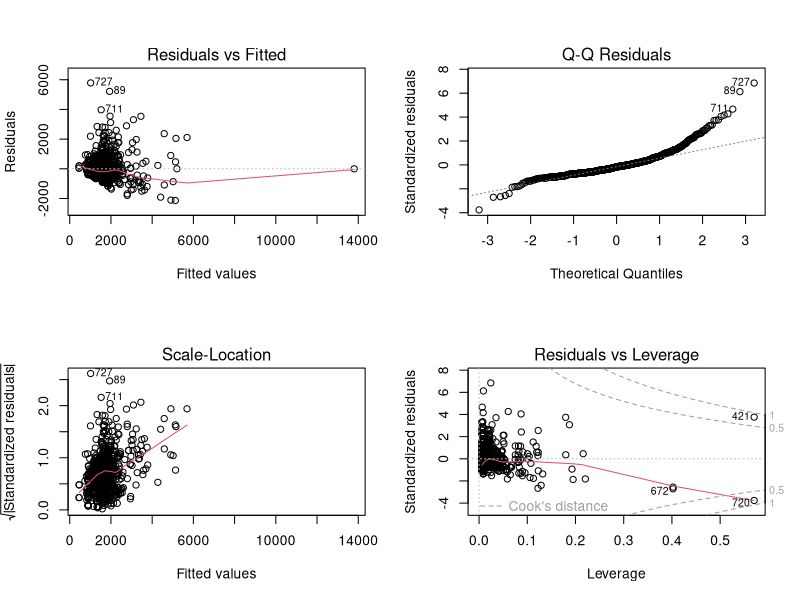
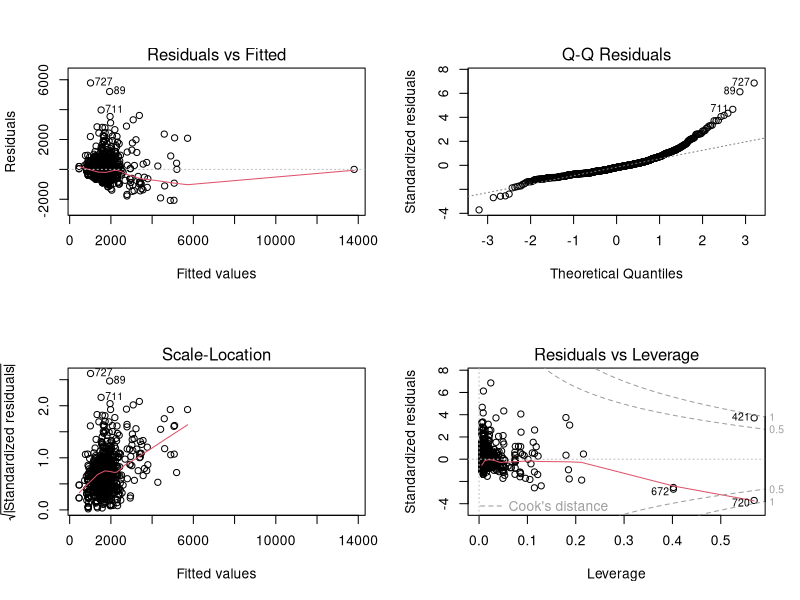
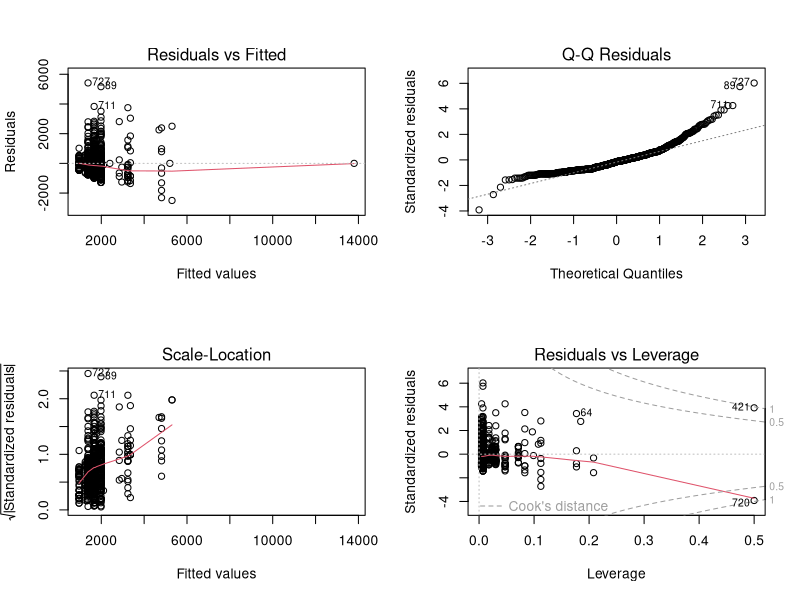
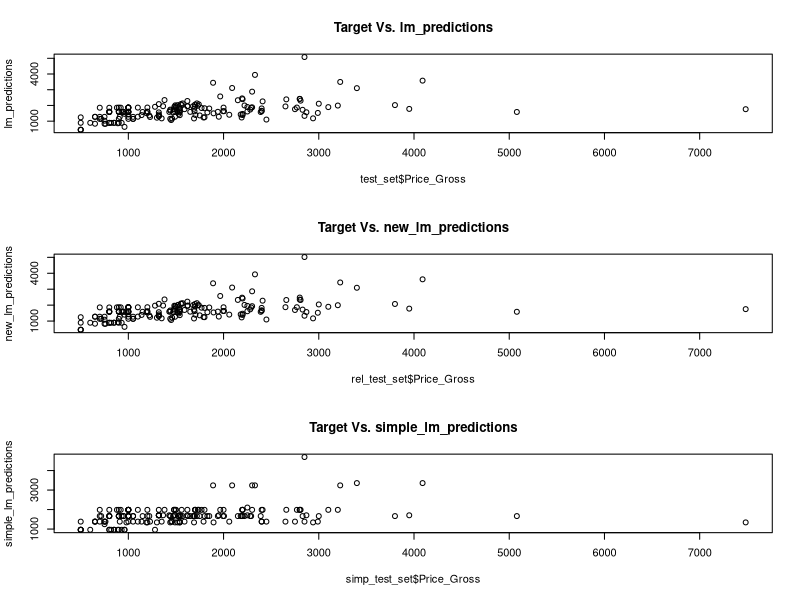
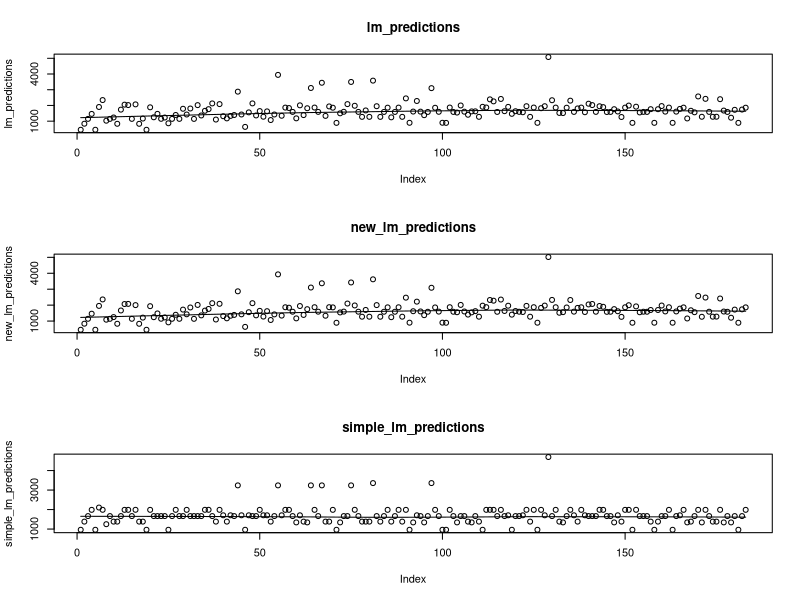

The R script that drew these images, in order:
# Linear Model
# Target Variable: Price_Gross
#-------------------------------------------------------------------------------
# Required Packages
library(readxl)
#-------------------------------------------------------------------------------
set.seed(71)
# Reading in data
enc_data <- read_excel("data/data_cleaned/data_total_model.xlsx")
enc_data <- enc_data[, !(names(enc_data) %in% "X"), drop = TRUE]

# Declaring Categorical Variables
enc_data$Canton_num <- factor(enc_data$Canton_num)
enc_data$Customer_Segment_num <- factor(enc_data$Customer_Segment_num)
enc_data$Category_num <- factor(enc_data$Category_num)
enc_data$Nr_rooms <- factor(enc_data$Nr_rooms)
enc_data$Package_Product_num <- factor(enc_data$Package_Product_num)

#Splitting the data into training and testing
split_ratio <- 0.8
training_indices <- sample(1:nrow(enc_data), 
                           size=nrow(enc_data) * split_ratio,
                           replace=FALSE)

train_set <- enc_data[training_indices,]
test_set <- enc_data[-training_indices,]

#Fit the model    data[, !(names(data) %in% column_to_exclude)]
lm_model <- lm(Price_Gross ~ ., data=train_set)

# Retraining with only relevant variables
rel_data <- enc_data[, !(names(enc_data) %in% 
                           c("Package_Product_num",
                             "Type_num",
                             "GDP_2020_21","GDP_per",
                             "Population",
                              "Area_km2", "Density")), drop = TRUE]

rel_train_set <- rel_data[training_indices,]
rel_test_set <- rel_data[-training_indices,]

# Fit the model
new_lm_model <- lm(Price_Gross ~ ., data=rel_train_set)

# Retraining with fewer variables
simp_data <- enc_data[, c("Nr_rooms", "Category_num", "Price_Gross")]

simp_train_set <- simp_data[training_indices,]
simp_test_set <- simp_data[-training_indices,]

# Fit the model
simple_lm_model <- lm(Price_Gross ~ ., data=simp_train_set)



summary(lm_model)
summary(new_lm_model) #Similar performance on less variables, prevents overfitting
summary(simple_lm_model) # Lower multiple R-squared and Adjusted R-Squared
#Model Predictions
lm_predictions <- predict(lm_model, newdata=test_set)
new_lm_predictions <- predict(new_lm_model, 
                              newdata=rel_test_set)
simple_lm_predictions <- predict(simple_lm_model, 
                                 newdata=simp_test_set)

#Model Evaluation

par(mfrow=c(2,2))
plot(lm_model)
plot(new_lm_model)
plot(simple_lm_model)

par(mfrow=c(3,1))
plot(test_set$Price_Gross, lm_predictions, main="Target Vs. lm_predictions")
plot(rel_test_set$Price_Gross, new_lm_predictions,
     main="Target Vs. new_lm_predictions")
plot(simp_test_set$Price_Gross, simple_lm_predictions,
     main="Target Vs. simple_lm_predictions")

par(mfrow=c(3,1))
scatter.smooth(lm_predictions, main="lm_predictions")
scatter.smooth(new_lm_predictions, main="new_lm_predictions")
scatter.smooth(simple_lm_predictions, main="simple_lm_predictions")


rmse <- sqrt(mean((lm_predictions - test_set$Price_Gross)^2))
mae <- mean(abs(lm_predictions - test_set$Price_Gross))
mae
rmse

new_rmse <- sqrt(mean((new_lm_predictions - rel_test_set$Price_Gross)^2))
new_mae <- mean(abs(new_lm_predictions - rel_test_set$Price_Gross))
new_mae
new_rmse

simp_rmse <- sqrt(mean((simple_lm_predictions - simp_test_set$Price_Gross)^2))
simp_mae <- mean(abs(simple_lm_predictions - simp_test_set$Price_Gross))
simp_mae
simp_rmse
